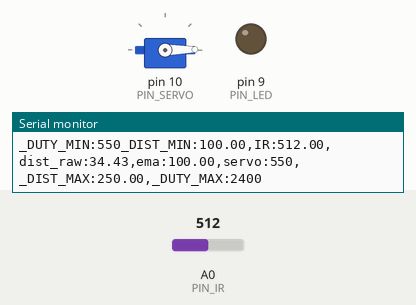
Recording of a sketch running on a simulated Arduino Uno, built with avr-gcc and run on an emulated ATmega328P. Shown: servo, output pins drawn as LEDs (lit = HIGH), the last lines printed to the serial monitor. The inputs (shaded band) are chosen by the test bench; at power-on: A0 (PIN_IR) = 512.

Above: at 1.2 s.
1.3 s: A0 (PIN_IR) set to 306
At 2.5 s:
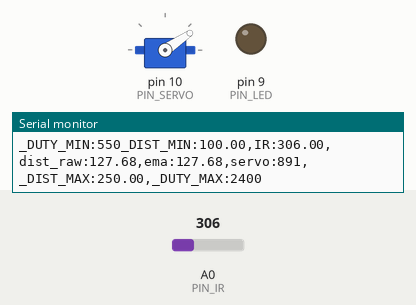
4.3 s: A0 (PIN_IR) set to 240
At 5.9 s:
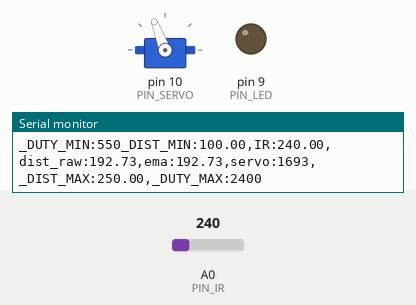
7.3 s: A0 (PIN_IR) set to 306
At 8.2 s:
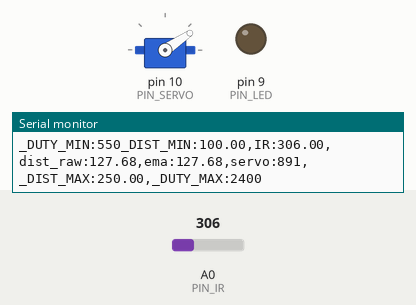
Timing chart, 0 to 10.3 s (numbered marks = the images above; inputs shaded):
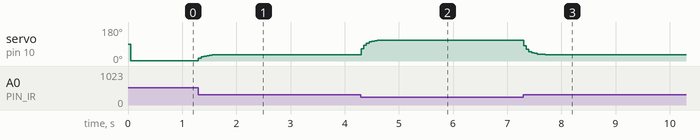

The sketch:

17P14.ino
```cpp
#include <Servo.h>

// Arduino pin assignment

#define PIN_IR    0         // IR sensor at Pin A0
#define PIN_LED   9
#define PIN_SERVO 10

#define _DUTY_MIN 550  // servo full clock-wise position (0 degree)
#define _DUTY_NEU 1475  // servo neutral position (90 degree)
#define _DUTY_MAX 2400  // servo full counter-clockwise position (180 degree)

#define _DIST_MIN  100.0   // minimum distance 100mm
#define _DIST_MAX  250.0   // maximum distance 250mm

#define EMA_ALPHA  0.4      // for EMA Filter

#define LOOP_INTERVAL 50   // Loop Interval (unit: msec)

Servo myservo;
unsigned long last_loop_time;   // unit: msec

float dist_prev = _DIST_MIN;
float dist_ema = _DIST_MIN;

void setup()
{
  pinMode(PIN_LED, OUTPUT);

  myservo.attach(PIN_SERVO);
  myservo.writeMicroseconds(_DUTY_NEU);

  Serial.begin(1000000);    // 1,000,000 bps
}

void loop()
{
  unsigned long time_curr = millis();
  int duty;
  float a_value, dist_raw;

  // wait until next event time
  if (time_curr < (last_loop_time + LOOP_INTERVAL))
    return;
  last_loop_time += LOOP_INTERVAL;

  a_value = analogRead(PIN_IR);
  dist_raw = ((6762.0 / (a_value - 9.0)) - 4.0) * 10.0 - 60.0;

  float dist_filtered;
  if (dist_raw > _DIST_MAX) {
      pinMode(PIN_LED, INPUT);
      dist_filtered = dist_prev;
  } else if (dist_raw < _DIST_MIN) {
      pinMode(PIN_LED, INPUT);
      dist_filtered = dist_prev;
  } else {    // In desired Range
      pinMode(PIN_LED, OUTPUT);
      dist_filtered = dist_raw;
      dist_prev = dist_raw;
  } // Put range Filter code here (_DIST_MIN ~ _DIST_MAX)
  // and turn on LED if the distance is in the range

  dist_ema = EMA_ALPHA*dist_filtered+(1-EMA_ALPHA)*dist_ema; // Put EMA filter code here

  //duty = map(dist_ema, _DIST_MIN, _DIST_MAX, _DUTY_MIN, _DUTY_MAX);
  duty = _DUTY_MIN+((dist_ema-_DIST_MIN)/(_DIST_MAX-_DIST_MIN)*(_DUTY_MAX-_DUTY_MIN)); // Put map() equivalent code here

  myservo.writeMicroseconds(duty);

  Serial.print("_DUTY_MIN:");  Serial.print(_DUTY_MIN);
  Serial.print("_DIST_MIN:");  Serial.print(_DIST_MIN);
  Serial.print(",IR:");        Serial.print(a_value);
  Serial.print(",dist_raw:");  Serial.print(dist_raw);
  Serial.print(",ema:");       Serial.print(dist_ema);
  Serial.print(",servo:");     Serial.print(duty);
  Serial.print(",_DIST_MAX:"); Serial.print(_DIST_MAX);
  Serial.print(",_DUTY_MAX:"); Serial.print(_DUTY_MAX);
  Serial.println("");
}
```

Measured:
- after the input at 1.3 s, servo on pin 10 (PIN_SERVO): 1° → 33° at once, → 34° 0.50 s later
- after the input at 4.3 s, servo on pin 10 (PIN_SERVO): moves from 34° to 111° over 0.40 s, starting at once
- after the input at 7.3 s, servo on pin 10 (PIN_SERVO): moves from 111° to 34° over 0.40 s, starting at once
